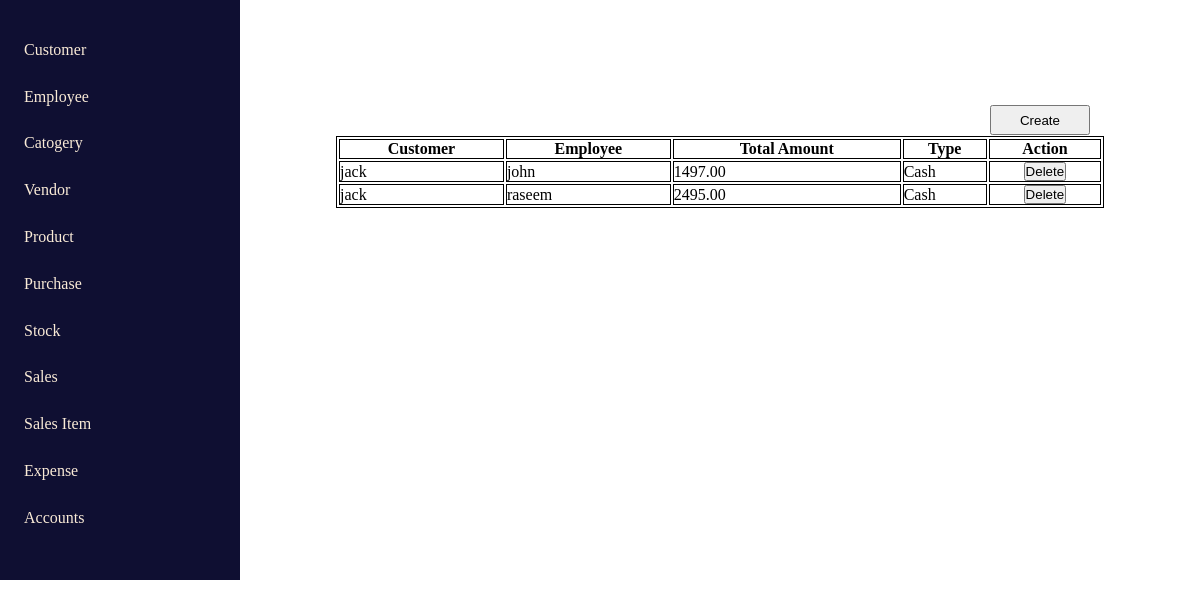
Before: /sales with the older database file.
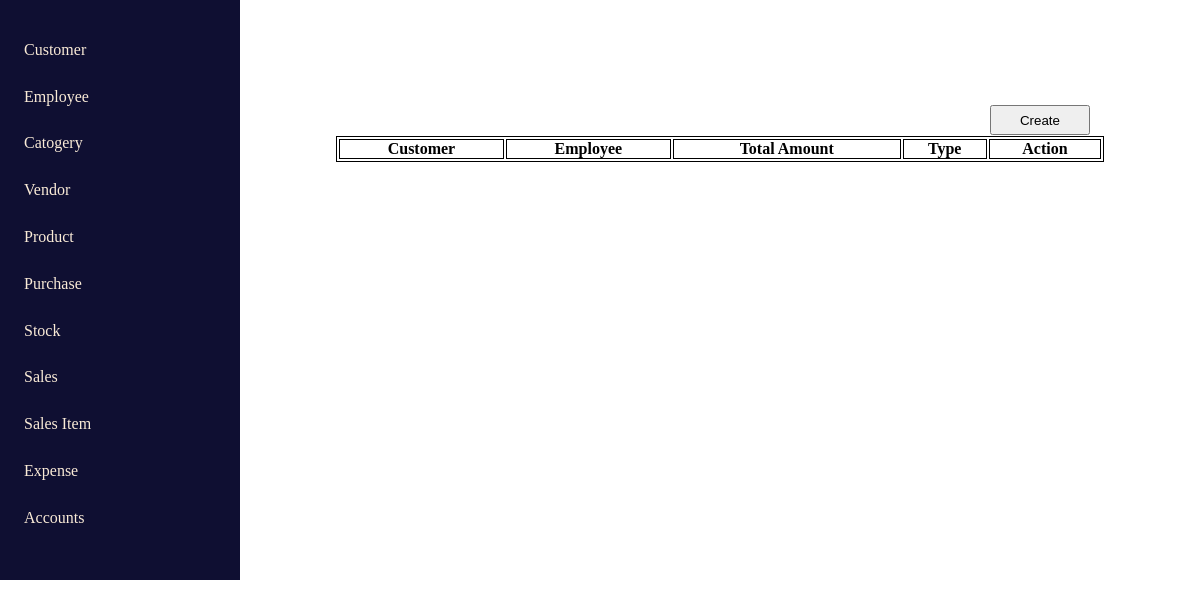
After: the same page with the newer database file.
### home/models.py (models this page shows, shortened)
class SalesForm(models.Model):
    customer = models.ForeignKey(CustomerContactForm, on_delete=models.CASCADE)
    employee = models.ForeignKey(employeeContactForm, on_delete=models.CASCADE)
    date = models.DateField(auto_now_add=True)
    total_amount = models.DecimalField(max_digits=10, decimal_places=2, default=0)
    type = models.CharField(max_length=200, default="Cash")

class CustomerContactForm(models.Model):
    name = models.CharField(max_length=200)
    phone = models.CharField(max_length=200)
    email = models.EmailField(max_length=200)
    place = models.CharField(max_length=200)

class employeeContactForm(models.Model):
    name = models.CharField(max_length=200)
    phone = models.CharField(max_length=200)
    email = models.EmailField(max_length=200)
    place = models.CharField(max_length=200)
    salary = models.CharField(max_length=200)

### home/views.py (the view)
# urls.py: path('sales', sales, name='sales'),
def sales(request):
    sales = SalesForm.objects.all()
    return render(request, 'sales.html', {'sales': sales})

### templates/sales.html (shortened to what this page needs)
{% extends "index.html" %}
{% block sales_content %}
<div class="table_container">
    <button class="create_btn"><a href="{% url 'salesForm' %}" style = "color : black;">Create</a></button>
    <table>
        <tbody>
            <th>Customer</th>
            <th>Employee</th>
            <th>Total Amount</th>
            <th>Type</th>
            <th>Action</th>
        </tbody>
        <tbody>
            {% for s in sales %}
            <tr>
                <td>{{s.customer.name}}</td>
                <td>{{s.employee.name}}</td>
                <td>{{s.total_amount}}</td>
                <td>{{s.type}}</td>
                <td class="action">
                    <button><a href="{% url 'deleteDataSales' s.id %}" style = "color : black;">Delete</a></button>
                </td>
            </tr>
            {% endfor %}
        </tbody>
    </table>
    {% endblock sales_content %}

Changed rows visible on the page:
removed SalesForm: customer.name "jack", employee.name "john", total_amount "1497.00", type "Cash"
removed SalesForm: customer.name "jack", employee.name "raseem", total_amount "2495.00", type "Cash"
